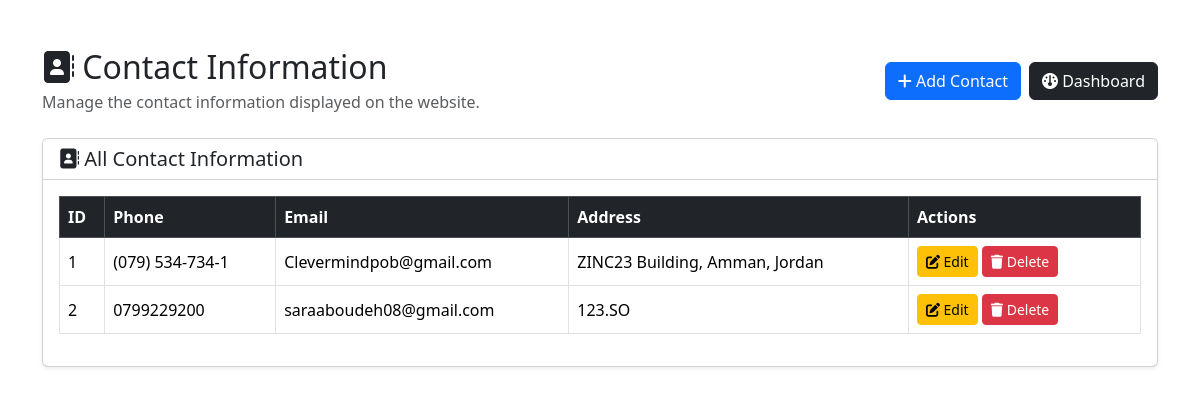
Page /admin/contact_info.php on the committed database.
### tables this page shows
CREATE TABLE `contact_info` (
  `id` int(10) UNSIGNED NOT NULL,
  `phone` varchar(50) NOT NULL,
  `email` varchar(150) NOT NULL,
  `address` varchar(255) NOT NULL
);

### admin/contact_info.php (the view, shortened to what this page needs)
<?php
include '../config.php';
$stmt = $pdo->query("
    SELECT *
    FROM contact_info
    ORDER BY id ASC
");
$contacts = $stmt->fetchAll(PDO::FETCH_ASSOC);
?>
<!DOCTYPE html>
<html lang="en">
<head>
    <link
        href="https://cdn.jsdelivr.net/npm/bootstrap@5.3.3/dist/css/bootstrap.min.css"
        rel="stylesheet"
    >
    <link
        rel="stylesheet"
        href="https://cdnjs.cloudflare.com/ajax/libs/font-awesome/6.5.2/css/all.min.css"
    >
</head>
<body>
<div class="container py-5">
    <div class="d-flex justify-content-between align-items-center mb-4">
        <div>
            <h2 class="mb-1">
                <i class="fa fa-address-book"></i>
                Contact Information
            </h2>
            <p class="text-muted mb-0">
                Manage the contact information displayed on the website.
            </p>
        </div>
        <div class="d-flex gap-2">
            <a
                href="contact_info_form.php"
                class="btn btn-primary"
            >
                <i class="fa fa-plus"></i>
                Add Contact
            </a>
            <a
                href="index.php"
                class="btn btn-dark"
            >
                <i class="fa fa-dashboard"></i>
                Dashboard
            </a>
        </div>
    </div>
    <div class="card shadow-sm">
        <div class="card-header bg-white">
            <h5 class="mb-0">
                <i class="fa fa-address-book"></i>
                All Contact Information
            </h5>
        </div>
        <div class="card-body">
            <?php if (count($contacts) > 0): ?>
                <div class="table-responsive">
                    <table class="table table-bordered table-hover align-middle">
                        <thead class="table-dark">
                            <tr>
                                <th>ID</th>
                                <th>Phone</th>
                                <th>Email</th>
                                <th>Address</th>
                                <th>Actions</th>
                            </tr>
                        </thead>
                        <tbody>
                        <?php foreach ($contacts as $contact): ?>
                            <tr>
                                <td>
                                    <?= (int) $contact['id'] ?>
                                </td>
                                <td>
                                    <?= htmlspecialchars($contact['phone']) ?>
                                </td>
                                <td>
                                    <?= htmlspecialchars($contact['email']) ?>
                                </td>
                                <td>
                                    <?= htmlspecialchars($contact['address']) ?>
                                </td>
                                <td style="min-width: 180px;">
                                    <a
                                        href="contact_info_form.php?id=<?= (int) $contact['id'] ?>"
                                        class="btn btn-sm btn-warning"
                                    >
                                        <i class="fa fa-edit"></i>
                                        Edit
                                    </a>
                                    <a
                                        href="contact_info_delete.php?id=<?= (int) $contact['id'] ?>"
                                        class="btn btn-sm btn-danger"
                                        onclick="return confirm('Are you sure you want to delete this contact information?');"
                                    >
                                        <i class="fa fa-trash"></i>
                                        Delete
                                    </a>
                                </td>
                            </tr>
                        <?php endforeach; ?>
                        </tbody>
                    </table>
                </div>
            <?php endif; ?>
        </div>
    </div>
</div>
</body>
</html>

### rows in the picture
contact_info: id "1", phone "(079) 534-734-1", email "Clevermindpob@gmail.com", address "ZINC23 Building, Amman, Jordan"
contact_info: id "2", phone "0799229200", email "saraaboudeh08@gmail.com", address "123.SO"
